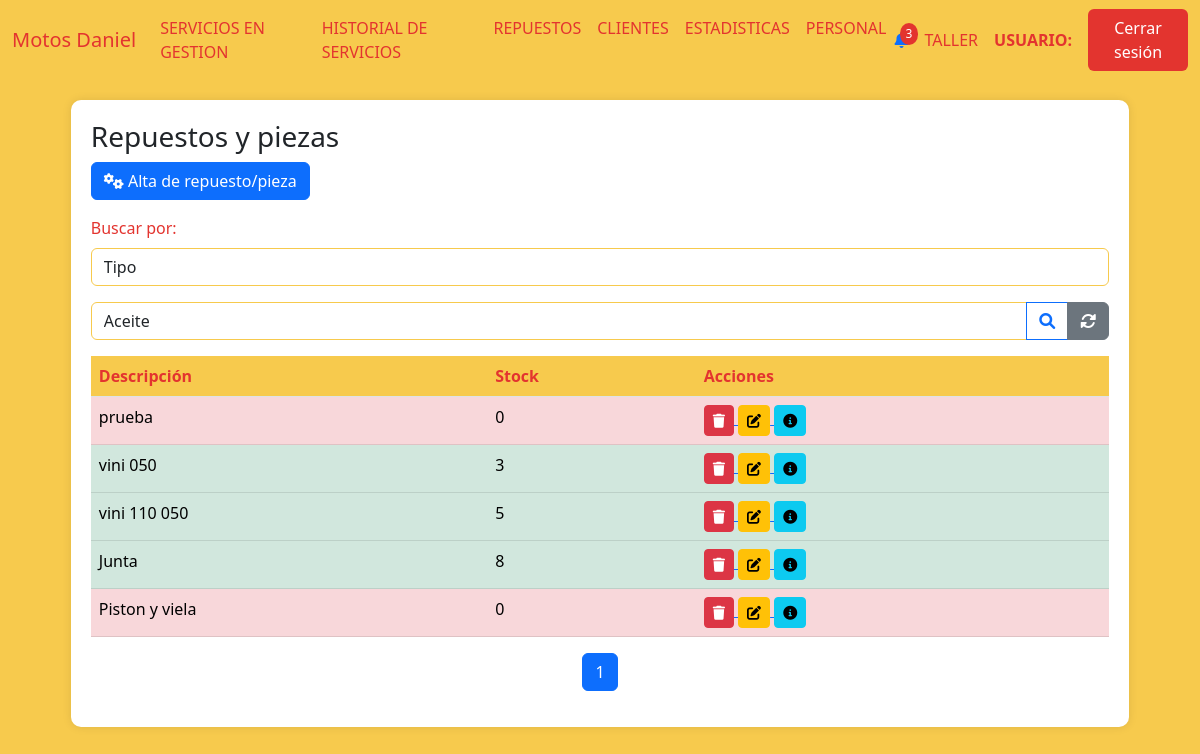
Page /repuestos on the earlier database version.
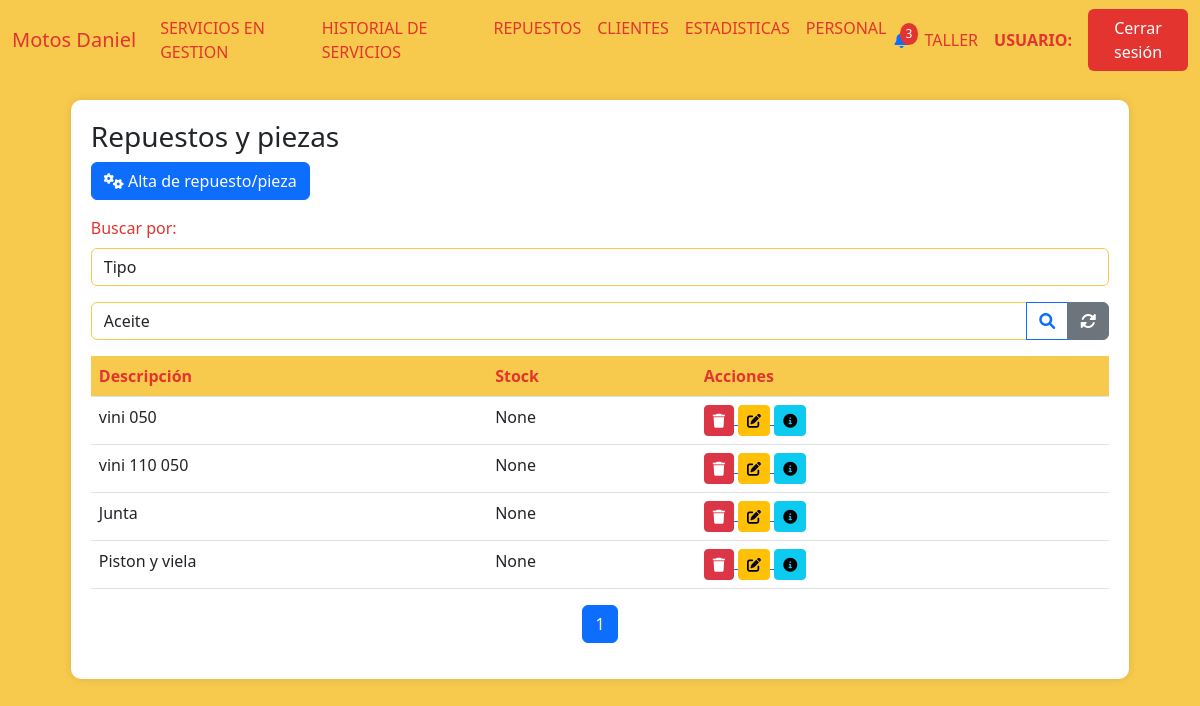
Same page on the later database version.
### AppUM/models.py (models this page shows)
class RepuestosPiezas(models.Model):
    descripcion = models.CharField(max_length=100)
    activo = models.BooleanField(default=True)
    stock = models.IntegerField(null=True)
    precio = models.DecimalField(max_digits=10, decimal_places=2,default=0)
    foto = models.ImageField(null=True, blank=True, upload_to="repuestos_piezas/")

### AppUM/views.py (the view)
# urls.py: path('repuestos', views.repuestos,name="Repuestos"),
def repuestos(req):
    repuestos = RepuestosPiezas.objects.filter(activo=1).order_by('-id')
    page_obj = funcion_paginas_varias(req,repuestos)
    return render(req,"perfil_taller/repuestos/repuestos.html",{'page_obj': page_obj})

### AppUM/context_processors.py (called while the page is built)
def cantidad_solicitudes_no_leidas(req):
    if req.user.is_authenticated:
        usuario = req.user
        usuario_actual = Personal.objects.filter(usuario=usuario.username).first()
        notificaciones = NotificacionPersonal.objects.filter(personal=usuario_actual,leido=0).count()
    else:
        notificaciones = 0
    return {'notificaciones': notificaciones}

### AppUM/functions.py (called while the page is built)
def funcion_paginas_varias(req,instancia_model):
    paginator = Paginator(instancia_model, 5)  # 5 motos por página
    page_number = req.GET.get('page')  # Obtiene el número de página desde la URL
    page_obj = paginator.get_page(page_number)
    return page_obj

### AppUM/templates/perfil_taller/repuestos/repuestos.html (shortened to what this page needs)
{% extends "perfil_taller/padre_perfil_taller.html" %}
{% load static %}
{% block contenidoQueCambia %}
<div class="table-container" id="inventarios">
    <h3>Repuestos y piezas</h3>
    <a href="{% url 'AltaRepuesto' %}" class="btn btn-primary mb-3">
        <i class="fas fa-cogs"></i> Alta de repuesto/pieza
    </a>
    <div class="mb-3">
        <label for="estado" class="form-label">Buscar por:</label>
        <select class="form-control" name="estado_accesorio" id="tipo_busqueda">
            <option value="tipo">Tipo</option>
        </select>
    </div>
    <form action="" enctype="multipart/form-data" method="get" id="busqueda_tipo">{% csrf_token %}
        <div class="input-group mb-3">
            <select class="form-control" name="tipo_accesorio" id="tipo_accesorio">
                    <option value="Aceite">Aceite</option>
            </select>
            <button class="btn btn-outline-primary" type="submit">
                <i class="fas fa-search"></i>
            </button>
            <a href="" class="btn btn-secondary">
                <i class="fas fa-sync-alt"></i>
            </a>
        </div>
    </form>
    <table class="table">
        <thead>
            <tr>
                <th>Descripción</th>
                <th>Stock</th>
                <th>Acciones</th>
            </tr>
        </thead>
        <tbody>
            {% if page_obj %}
                {% for repuesto in page_obj %}
            <tr class="{% if repuesto.stock == 0 %}table-danger{% elif repuesto.stock > 0 %}table-success{% endif %}">
                <td>{{ repuesto.descripcion }}</td>
                <td>{{ repuesto.stock }}</td>
                <td>
                    <a href="{% url 'BajaRepuesto' repuesto.id %}">
                        <button class="btn btn-sm btn-danger"><i class="fas fa-trash"></i></button>
                    </a>
                    <a href="{% url 'ModificacionRepuesto' repuesto.id %}">
                        <button class="btn btn-sm btn-warning"><i class="fas fa-edit"></i></button>
                    </a>
                    <a href="{% url 'DetallesRepuesto' repuesto.id %}">
                        <button class="btn btn-sm btn-info"><i class="fas fa-info-circle"></i></button>
                    </a>
                </td>
            </tr>
            {% endfor %}
            {% else %}
                <tr>
                    <td colspan="9" class="text-center text-muted">
                        No hay registros de repuestos ni piezas disponibles.
                    </td>
                </tr>
            {% endif %}
        </tbody>
    </table>
    <nav aria-label="Page navigation">
        <ul class="pagination justify-content-center">
            {% for num in page_obj.paginator.page_range %}
            <li class="page-item {% if page_obj.number == num %}active{% endif %}">
                <a class="page-link" href="?page={{ num }}">{{ num }}</a>
            </li>
            {% endfor %}
        </ul>
    </nav>
</div>
{% endblock %}

### AppUM/templates/perfil_taller/padre_perfil_taller.html (shortened to what this page needs)
<!DOCTYPE html>
<html lang="es">
<head>
    {% load static %}
    <link href="https://cdn.jsdelivr.net/npm/bootstrap@5.3.0/dist/css/bootstrap.min.css" rel="stylesheet">
    <link href="https://cdnjs.cloudflare.com/ajax/libs/font-awesome/6.0.0/css/all.min.css" rel="stylesheet">
    <link href="{% static 'css/styles.css' %}" rel="stylesheet" />
</head>
<body>
    <nav class="navbar navbar-expand-lg navbar-custom">
        <div class="container-fluid">
            <a class="navbar-brand" href="#">Motos Daniel</a>
            <div class="collapse navbar-collapse" id="navbarNav">
                <ul class="navbar-nav me-auto mb-2 mb-lg-0">
                    <li class="nav-item">
                        <a class="nav-link" href="{% url 'ServiciosEnGestion' %}" onclick="">SERVICIOS EN GESTION</a>
                    </li>
                    <li class="nav-item">
                        <a class="nav-link" href="{% url 'HistorialDeServicios' %}" onclick="">HISTORIAL DE SERVICIOS</a>
                    </li>
                    <li class="nav-item">
                        <a class="nav-link" href="{% url 'Repuestos' %}" onclick="">REPUESTOS</a>
                    </li>
                    <li class="nav-item">
                        <a class="nav-link" href="{% url 'ClientesTaller' %}" onclick="">CLIENTES</a>
                    </li>
                    <li class="">
                        <a class="nav-link" href="{% url 'EstadisticasTaller' %}" onclick="">ESTADISTICAS</a>
                    </li>
                    <li class="nav-item">
                        <a class="nav-link" href="{% url 'PersonalTaller' %}" onclick="">PERSONAL</a>
                    </li>
                </ul>
                <div class="d-flex align-items-center">
                    <div class="notification-bell me-3">
                        <a href="" class="text-decoration-none">
                            <span class="notification-count" id="notificationCount">3</span>
                        </a>
                    </div>
                    <a href="" class="nav-link me-3">TALLER</a>
                    <span class="navbar-text me-3">
                        <strong>USUARIO:</strong> {{ request.user.first_name }}
                    </span>
                    <a href="{% url 'CerrarSesion' %}">
                        <button class="btn btn-logout">Cerrar sesión</button>
                    </a>
                </div>
            </div>
        </div>
    </nav>
    <div class="container-fluid" id="content">
        {% block contenidoQueCambia %}
        {% endblock %}
    </div>
</body>
</html>

### AppUM/static/css/styles.css (style rules this page uses)
body { background-color: #f7ca4d; }
.form-label { color: #e3342f; }
.form-control { border-color: #f7ca4d; }
.navbar-custom { background-color: #f7ca4d; }
.navbar-brand, .nav-link, .navbar-text { color: #e3342f !important; }
.btn-logout { background-color: #e3342f; color: #fff; }
.table-container { background-color: #fff; border-radius: 10px; padding: 20px; box-shadow: 0px 0px 10px rgba(0, 0, 0, 0.1); margin: 20px auto; max-width: 90%; }
.table th { background-color: #f7ca4d; color: #e3342f; }
.notification-bell { position: relative; cursor: pointer; }
.notification-count { position: absolute; top: -5px; right: -10px; background-color: #e3342f; color: #fff; border-radius: 50%; padding: 2px 6px; font-size: 12px; }

Differences in the rows shown:
removed RepuestosPiezas: descripcion "prueba", stock "0"
changed RepuestosPiezas "vini 050": stock "3" → "None"
changed RepuestosPiezas "vini 110 050": stock "5" → "None"
changed RepuestosPiezas "Junta": stock "8" → "None"
changed RepuestosPiezas "Piston y viela": stock "0" → "None"
